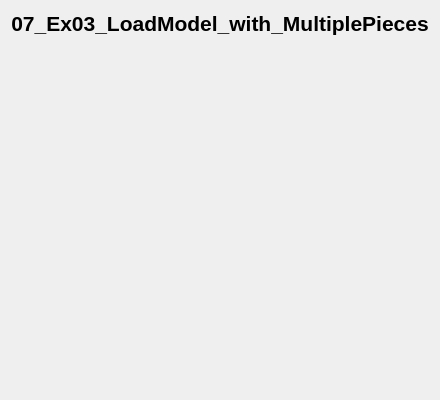
<?xml version="1.0" encoding="UTF-8"?>
<ui version="4.0">
 <class>window</class>
 <widget class="QWidget" name="window">
  <property name="geometry">
   <rect>
    <x>0</x>
    <y>0</y>
    <width>400</width>
    <height>400</height>
   </rect>
  </property>
  <property name="windowTitle">
   <string>window</string>
  </property>
  <layout class="QGridLayout" name="gridLayout">
   <item row="0" column="0">
    <widget class="QLabel" name="label">
     <property name="sizePolicy">
      <sizepolicy hsizetype="Preferred" vsizetype="Fixed">
       <horstretch>0</horstretch>
       <verstretch>0</verstretch>
      </sizepolicy>
     </property>
     <property name="font">
      <font>
       <pointsize>16</pointsize>
       <bold>true</bold>
      </font>
     </property>
     <property name="text">
      <string>07_Ex03_LoadModel_with_MultiplePieces</string>
     </property>
     <property name="alignment">
      <set>Qt::AlignCenter</set>
     </property>
    </widget>
   </item>
   <item row="1" column="0">
    <widget class="glWidget" name="widget" native="true"/>
   </item>
  </layout>
 </widget>
 <customwidgets>
  <customwidget>
   <class>glWidget</class>
   <extends>QWidget</extends>
   <header location="global">glwidget.h</header>
   <container>1</container>
  </customwidget>
 </customwidgets>
 <resources/>
 <connections/>
</ui>
